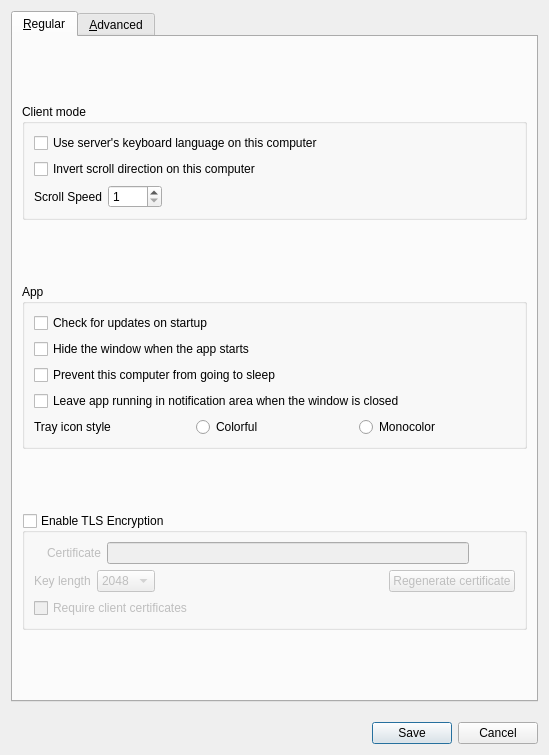
<?xml version="1.0" encoding="UTF-8"?>
<ui version="4.0">
 <class>SettingsDialog</class>
 <widget class="QDialog" name="SettingsDialog">
  <property name="geometry">
   <rect>
    <x>0</x>
    <y>0</y>
    <width>549</width>
    <height>755</height>
   </rect>
  </property>
  <property name="windowTitle">
   <string>Preferences</string>
  </property>
  <property name="modal">
   <bool>true</bool>
  </property>
  <layout class="QVBoxLayout" name="_13">
   <property name="spacing">
    <number>20</number>
   </property>
   <item>
    <widget class="QTabWidget" name="tabWidget">
     <widget class="QWidget" name="tabRegular">
      <property name="sizePolicy">
       <sizepolicy hsizetype="Preferred" vsizetype="Fixed">
        <horstretch>0</horstretch>
        <verstretch>0</verstretch>
       </sizepolicy>
      </property>
      <attribute name="title">
       <string>&amp;Regular</string>
      </attribute>
      <layout class="QVBoxLayout" name="verticalLayout_3">
       <item>
        <widget class="QGroupBox" name="groupClientOptions">
         <property name="sizePolicy">
          <sizepolicy hsizetype="Preferred" vsizetype="Maximum">
           <horstretch>0</horstretch>
           <verstretch>0</verstretch>
          </sizepolicy>
         </property>
         <property name="title">
          <string>Client mode</string>
         </property>
         <layout class="QVBoxLayout" name="verticalLayout">
          <item>
           <widget class="QCheckBox" name="cbLanguageSync">
            <property name="text">
             <string>Use server's keyboard language on this computer</string>
            </property>
           </widget>
          </item>
          <item>
           <widget class="QCheckBox" name="cbScrollDirection">
            <property name="text">
             <string>Invert scroll direction on this computer</string>
            </property>
           </widget>
          </item>
          <item>
           <layout class="QFormLayout" name="formLayout">
            <item row="0" column="0">
             <widget class="QLabel" name="lblScrollSpeed">
              <property name="text">
               <string>Scroll Speed</string>
              </property>
             </widget>
            </item>
            <item row="0" column="1">
             <widget class="QSpinBox" name="sbScrollSpeed">
              <property name="sizePolicy">
               <sizepolicy hsizetype="Maximum" vsizetype="Fixed">
                <horstretch>0</horstretch>
                <verstretch>0</verstretch>
               </sizepolicy>
              </property>
              <property name="accelerated">
               <bool>true</bool>
              </property>
              <property name="minimum">
               <number>1</number>
              </property>
              <property name="maximum">
               <number>1000</number>
              </property>
             </widget>
            </item>
           </layout>
          </item>
         </layout>
        </widget>
       </item>
       <item>
        <widget class="QGroupBox" name="groupApp">
         <property name="sizePolicy">
          <sizepolicy hsizetype="Preferred" vsizetype="Maximum">
           <horstretch>0</horstretch>
           <verstretch>0</verstretch>
          </sizepolicy>
         </property>
         <property name="title">
          <string>App</string>
         </property>
         <layout class="QVBoxLayout" name="verticalLayout_2">
          <item>
           <widget class="QCheckBox" name="cbAutoUpdate">
            <property name="text">
             <string>Check for updates on startup</string>
            </property>
           </widget>
          </item>
          <item>
           <widget class="QCheckBox" name="cbAutoHide">
            <property name="text">
             <string>Hide the window when the app starts</string>
            </property>
           </widget>
          </item>
          <item>
           <widget class="QCheckBox" name="cbPreventSleep">
            <property name="text">
             <string>Prevent this computer from going to sleep</string>
            </property>
           </widget>
          </item>
          <item>
           <widget class="QCheckBox" name="cbCloseToTray">
            <property name="text">
             <string>Leave app running in notification area when the window is closed</string>
            </property>
           </widget>
          </item>
          <item>
           <layout class="QHBoxLayout" name="horizontalLayout_8">
            <item>
             <widget class="QLabel" name="lblTrayIconStyle">
              <property name="text">
               <string>Tray icon style</string>
              </property>
             </widget>
            </item>
            <item>
             <widget class="QRadioButton" name="rbIconColorful">
              <property name="text">
               <string>Colorful</string>
              </property>
             </widget>
            </item>
            <item>
             <widget class="QRadioButton" name="rbIconMono">
              <property name="text">
               <string>Monocolor</string>
              </property>
             </widget>
            </item>
           </layout>
          </item>
         </layout>
        </widget>
       </item>
       <item>
        <widget class="QGroupBox" name="groupSecurity">
         <property name="sizePolicy">
          <sizepolicy hsizetype="Preferred" vsizetype="Maximum">
           <horstretch>0</horstretch>
           <verstretch>0</verstretch>
          </sizepolicy>
         </property>
         <property name="title">
          <string>Enable TLS Encryption</string>
         </property>
         <property name="checkable">
          <bool>true</bool>
         </property>
         <property name="checked">
          <bool>false</bool>
         </property>
         <layout class="QVBoxLayout" name="_11">
          <item>
           <widget class="QWidget" name="widgetTlsCert" native="true">
            <layout class="QHBoxLayout" name="_12">
             <property name="leftMargin">
              <number>0</number>
             </property>
             <property name="topMargin">
              <number>0</number>
             </property>
             <property name="rightMargin">
              <number>0</number>
             </property>
             <property name="bottomMargin">
              <number>0</number>
             </property>
             <item>
              <widget class="QLabel" name="lblTlsCertInfo">
               <property name="text">
                <string notr="true"/>
               </property>
              </widget>
             </item>
             <item>
              <widget class="QLabel" name="lblTlsCert">
               <property name="sizePolicy">
                <sizepolicy hsizetype="Preferred" vsizetype="Fixed">
                 <horstretch>0</horstretch>
                 <verstretch>0</verstretch>
                </sizepolicy>
               </property>
               <property name="text">
                <string>Certificate</string>
               </property>
              </widget>
             </item>
             <item>
              <widget class="QLineEdit" name="lineTlsCertPath">
               <property name="minimumSize">
                <size>
                 <width>0</width>
                 <height>0</height>
                </size>
               </property>
              </widget>
             </item>
             <item>
              <widget class="QPushButton" name="btnTlsCertPath">
               <property name="cursor">
                <cursorShape>PointingHandCursor</cursorShape>
               </property>
               <property name="text">
                <string/>
               </property>
               <property name="icon">
                <iconset theme="QIcon::ThemeIcon::DocumentOpen"/>
               </property>
               <property name="flat">
                <bool>true</bool>
               </property>
              </widget>
             </item>
            </layout>
           </widget>
          </item>
          <item>
           <layout class="QHBoxLayout" name="horizontalLayout_5">
            <property name="topMargin">
             <number>0</number>
            </property>
            <item>
             <widget class="QLabel" name="lblTlsKeyLength">
              <property name="sizePolicy">
               <sizepolicy hsizetype="Preferred" vsizetype="Fixed">
                <horstretch>0</horstretch>
                <verstretch>0</verstretch>
               </sizepolicy>
              </property>
              <property name="text">
               <string>Key length</string>
              </property>
             </widget>
            </item>
            <item>
             <widget class="QComboBox" name="comboTlsKeyLength">
              <item>
               <property name="text">
                <string notr="true">2048</string>
               </property>
              </item>
              <item>
               <property name="text">
                <string notr="true">4096</string>
               </property>
              </item>
             </widget>
            </item>
            <item>
             <spacer name="horizontalSpacer_2">
              <property name="orientation">
               <enum>Qt::Orientation::Horizontal</enum>
              </property>
              <property name="sizeHint" stdset="0">
               <size>
                <width>40</width>
                <height>20</height>
               </size>
              </property>
             </spacer>
            </item>
            <item>
             <widget class="QPushButton" name="btnTlsRegenCert">
              <property name="text">
               <string>Regenerate certificate</string>
              </property>
              <property name="icon">
               <iconset theme="QIcon::ThemeIcon::ViewRefresh"/>
              </property>
             </widget>
            </item>
           </layout>
          </item>
          <item>
           <widget class="QCheckBox" name="cbRequireClientCert">
            <property name="text">
             <string>Require client certificates</string>
            </property>
           </widget>
          </item>
          <item>
           <spacer name="verticalSpacer_2">
            <property name="orientation">
             <enum>Qt::Orientation::Vertical</enum>
            </property>
            <property name="sizeHint" stdset="0">
             <size>
              <width>20</width>
              <height>0</height>
             </size>
            </property>
           </spacer>
          </item>
         </layout>
        </widget>
       </item>
      </layout>
     </widget>
     <widget class="QWidget" name="tabAdvanced">
      <property name="sizePolicy">
       <sizepolicy hsizetype="Preferred" vsizetype="Fixed">
        <horstretch>0</horstretch>
        <verstretch>0</verstretch>
       </sizepolicy>
      </property>
      <attribute name="title">
       <string>&amp;Advanced</string>
      </attribute>
      <layout class="QVBoxLayout" name="verticalLayout_4">
       <item>
        <widget class="QGroupBox" name="groupNetworking">
         <property name="sizePolicy">
          <sizepolicy hsizetype="Preferred" vsizetype="Maximum">
           <horstretch>0</horstretch>
           <verstretch>0</verstretch>
          </sizepolicy>
         </property>
         <property name="title">
          <string>Networking</string>
         </property>
         <layout class="QHBoxLayout" name="horizontalLayout">
          <item>
           <widget class="QLabel" name="lblPort">
            <property name="sizePolicy">
             <sizepolicy hsizetype="Preferred" vsizetype="Fixed">
              <horstretch>0</horstretch>
              <verstretch>0</verstretch>
             </sizepolicy>
            </property>
            <property name="text">
             <string>Port</string>
            </property>
           </widget>
          </item>
          <item>
           <widget class="QSpinBox" name="sbPort">
            <property name="enabled">
             <bool>true</bool>
            </property>
            <property name="sizePolicy">
             <sizepolicy hsizetype="MinimumExpanding" vsizetype="Fixed">
              <horstretch>0</horstretch>
              <verstretch>0</verstretch>
             </sizepolicy>
            </property>
            <property name="maximum">
             <number>65535</number>
            </property>
            <property name="value">
             <number>24800</number>
            </property>
           </widget>
          </item>
          <item>
           <widget class="QLabel" name="lblNetworkIp">
            <property name="sizePolicy">
             <sizepolicy hsizetype="Preferred" vsizetype="Fixed">
              <horstretch>0</horstretch>
              <verstretch>0</verstretch>
             </sizepolicy>
            </property>
            <property name="text">
             <string>Network IP</string>
            </property>
           </widget>
          </item>
          <item>
           <widget class="QLineEdit" name="lineInterface">
            <property name="enabled">
             <bool>true</bool>
            </property>
           </widget>
          </item>
         </layout>
        </widget>
       </item>
       <item>
        <widget class="QGroupBox" name="groupLogs">
         <property name="sizePolicy">
          <sizepolicy hsizetype="Preferred" vsizetype="Maximum">
           <horstretch>0</horstretch>
           <verstretch>0</verstretch>
          </sizepolicy>
         </property>
         <property name="title">
          <string>Logs</string>
         </property>
         <layout class="QGridLayout" name="_3">
          <property name="verticalSpacing">
           <number>9</number>
          </property>
          <item row="3" column="2">
           <widget class="QLabel" name="lblLogLevel">
            <property name="sizePolicy">
             <sizepolicy hsizetype="Preferred" vsizetype="Fixed">
              <horstretch>0</horstretch>
              <verstretch>0</verstretch>
             </sizepolicy>
            </property>
            <property name="text">
             <string>Level</string>
            </property>
           </widget>
          </item>
          <item row="3" column="3">
           <widget class="QComboBox" name="comboLogLevel">
            <item>
             <property name="text">
              <string>Fatal</string>
             </property>
            </item>
            <item>
             <property name="text">
              <string>Error</string>
             </property>
            </item>
            <item>
             <property name="text">
              <string>Warning</string>
             </property>
            </item>
            <item>
             <property name="text">
              <string>Note</string>
             </property>
            </item>
            <item>
             <property name="text">
              <string>Info</string>
             </property>
            </item>
            <item>
             <property name="text">
              <string>Debug</string>
             </property>
            </item>
            <item>
             <property name="text">
              <string>Debug1</string>
             </property>
            </item>
            <item>
             <property name="text">
              <string>Debug2</string>
             </property>
            </item>
           </widget>
          </item>
          <item row="8" column="0" colspan="4">
           <widget class="QWidget" name="widgetLogFilename" native="true">
            <property name="sizePolicy">
             <sizepolicy hsizetype="Preferred" vsizetype="Maximum">
              <horstretch>0</horstretch>
              <verstretch>0</verstretch>
             </sizepolicy>
            </property>
            <layout class="QHBoxLayout" name="_4">
             <property name="spacing">
              <number>3</number>
             </property>
             <property name="leftMargin">
              <number>0</number>
             </property>
             <property name="topMargin">
              <number>0</number>
             </property>
             <property name="rightMargin">
              <number>0</number>
             </property>
             <property name="bottomMargin">
              <number>0</number>
             </property>
             <item>
              <widget class="QLabel" name="labelLogPath">
               <property name="sizePolicy">
                <sizepolicy hsizetype="Preferred" vsizetype="Fixed">
                 <horstretch>0</horstretch>
                 <verstretch>0</verstretch>
                </sizepolicy>
               </property>
               <property name="text">
                <string>Log path</string>
               </property>
              </widget>
             </item>
             <item>
              <spacer name="horizontalSpacer_7">
               <property name="orientation">
                <enum>Qt::Orientation::Horizontal</enum>
               </property>
               <property name="sizeType">
                <enum>QSizePolicy::Policy::Minimum</enum>
               </property>
               <property name="sizeHint" stdset="0">
                <size>
                 <width>20</width>
                 <height>20</height>
                </size>
               </property>
              </spacer>
             </item>
             <item>
              <widget class="QLineEdit" name="lineLogFilename">
               <property name="enabled">
                <bool>true</bool>
               </property>
               <property name="sizePolicy">
                <sizepolicy hsizetype="Expanding" vsizetype="Fixed">
                 <horstretch>0</horstretch>
                 <verstretch>0</verstretch>
                </sizepolicy>
               </property>
              </widget>
             </item>
             <item>
              <widget class="QPushButton" name="btnBrowseLog">
               <property name="enabled">
                <bool>true</bool>
               </property>
               <property name="cursor">
                <cursorShape>PointingHandCursor</cursorShape>
               </property>
               <property name="text">
                <string/>
               </property>
               <property name="icon">
                <iconset theme="QIcon::ThemeIcon::DocumentOpen"/>
               </property>
               <property name="flat">
                <bool>true</bool>
               </property>
              </widget>
             </item>
            </layout>
           </widget>
          </item>
          <item row="3" column="0">
           <widget class="QCheckBox" name="cbLogToFile">
            <property name="text">
             <string>Log to file</string>
            </property>
           </widget>
          </item>
          <item row="3" column="1">
           <spacer name="horizontalSpacer_5">
            <property name="orientation">
             <enum>Qt::Orientation::Horizontal</enum>
            </property>
            <property name="sizeHint" stdset="0">
             <size>
              <width>40</width>
              <height>20</height>
             </size>
            </property>
           </spacer>
          </item>
          <item row="9" column="0" colspan="4">
           <widget class="QLabel" name="lblDebugWarning">
            <property name="text">
             <string>Using a Debug log level may affect performance. Only use a Debug level if you are attempting to debug an issue or are gathering logs to submit with a bug report.</string>
            </property>
            <property name="wordWrap">
             <bool>true</bool>
            </property>
           </widget>
          </item>
          <item row="2" column="0" colspan="4">
           <widget class="QCheckBox" name="cbGuiDebug">
            <property name="text">
             <string>Enable GUI debug messages</string>
            </property>
           </widget>
          </item>
         </layout>
        </widget>
       </item>
       <item>
        <widget class="QGroupBox" name="groupState">
         <property name="sizePolicy">
          <sizepolicy hsizetype="Preferred" vsizetype="Maximum">
           <horstretch>0</horstretch>
           <verstretch>0</verstretch>
          </sizepolicy>
         </property>
         <property name="title">
          <string>State</string>
         </property>
         <layout class="QGridLayout" name="gridLayoutState">
          <item row="0" column="0">
           <widget class="QCheckBox" name="cbStateToFile">
            <property name="text">
             <string>Write state to file</string>
            </property>
           </widget>
          </item>
          <item row="0" column="1">
           <spacer name="horizontalSpacer_state">
            <property name="orientation">
             <enum>Qt::Orientation::Horizontal</enum>
            </property>
            <property name="sizeHint" stdset="0">
             <size>
              <width>40</width>
              <height>20</height>
             </size>
            </property>
           </spacer>
          </item>
          <item row="1" column="0" colspan="4">
           <widget class="QWidget" name="widgetStateFilename" native="true">
            <property name="sizePolicy">
             <sizepolicy hsizetype="Preferred" vsizetype="Maximum">
              <horstretch>0</horstretch>
              <verstretch>0</verstretch>
             </sizepolicy>
            </property>
            <layout class="QHBoxLayout" name="layoutStateFile">
             <property name="spacing">
              <number>3</number>
             </property>
             <property name="leftMargin">
              <number>0</number>
             </property>
             <property name="topMargin">
              <number>0</number>
             </property>
             <property name="rightMargin">
              <number>0</number>
             </property>
             <property name="bottomMargin">
              <number>0</number>
             </property>
             <item>
              <widget class="QLabel" name="labelStatePath">
               <property name="sizePolicy">
                <sizepolicy hsizetype="Preferred" vsizetype="Fixed">
                 <horstretch>0</horstretch>
                 <verstretch>0</verstretch>
                </sizepolicy>
               </property>
               <property name="text">
                <string>State file path</string>
               </property>
              </widget>
             </item>
             <item>
              <spacer name="horizontalSpacer_state_label">
               <property name="orientation">
                <enum>Qt::Orientation::Horizontal</enum>
               </property>
               <property name="sizeType">
                <enum>QSizePolicy::Policy::Minimum</enum>
               </property>
               <property name="sizeHint" stdset="0">
                <size>
                 <width>20</width>
                 <height>20</height>
                </size>
               </property>
              </spacer>
             </item>
             <item>
              <widget class="QLineEdit" name="lineStateFilename">
               <property name="enabled">
                <bool>true</bool>
               </property>
               <property name="sizePolicy">
                <sizepolicy hsizetype="Expanding" vsizetype="Fixed">
                 <horstretch>0</horstretch>
                 <verstretch>0</verstretch>
                </sizepolicy>
               </property>
              </widget>
             </item>
             <item>
              <widget class="QPushButton" name="btnBrowseState">
               <property name="enabled">
                <bool>true</bool>
               </property>
               <property name="cursor">
                <cursorShape>PointingHandCursor</cursorShape>
               </property>
               <property name="text">
                <string/>
               </property>
               <property name="icon">
                <iconset theme="QIcon::ThemeIcon::DocumentOpen"/>
               </property>
               <property name="flat">
                <bool>true</bool>
               </property>
              </widget>
             </item>
            </layout>
           </widget>
          </item>
          <item row="2" column="0" colspan="4">
           <widget class="QLabel" name="lblStateInfo">
            <property name="text">
             <string>The state file contains &quot;1&quot; when this instance is active (has control), otherwise &quot;0&quot;.</string>
            </property>
            <property name="wordWrap">
             <bool>true</bool>
            </property>
           </widget>
          </item>
         </layout>
        </widget>
       </item>
       <item>
        <widget class="QGroupBox" name="groupService">
         <property name="enabled">
          <bool>true</bool>
         </property>
         <property name="sizePolicy">
          <sizepolicy hsizetype="Preferred" vsizetype="Maximum">
           <horstretch>0</horstretch>
           <verstretch>0</verstretch>
          </sizepolicy>
         </property>
         <property name="title">
          <string>Use background service (daemon)</string>
         </property>
         <property name="checkable">
          <bool>true</bool>
         </property>
         <property name="checked">
          <bool>false</bool>
         </property>
         <layout class="QGridLayout" name="_6">
          <item row="1" column="0">
           <widget class="QCheckBox" name="cbElevateDaemon">
            <property name="text">
             <string>Always run as system (work at login screen and UAC)</string>
            </property>
            <property name="autoExclusive">
             <bool>false</bool>
            </property>
           </widget>
          </item>
         </layout>
        </widget>
       </item>
       <item>
        <widget class="QWidget" name="widgetLanguage" native="true">
         <property name="toolTip">
          <string>Force a language to be used for the GUI.</string>
         </property>
         <layout class="QHBoxLayout" name="horizontalLayout_3">
          <item>
           <widget class="QLabel" name="lblLanguage">
            <property name="sizePolicy">
             <sizepolicy hsizetype="Maximum" vsizetype="Preferred">
              <horstretch>0</horstretch>
              <verstretch>0</verstretch>
             </sizepolicy>
            </property>
            <property name="text">
             <string>Language</string>
            </property>
           </widget>
          </item>
          <item>
           <widget class="QComboBox" name="comboLanguage"/>
          </item>
         </layout>
        </widget>
       </item>
       <item>
        <widget class="QWidget" name="widgetWlClipboard" native="true">
         <property name="sizePolicy">
          <sizepolicy hsizetype="Preferred" vsizetype="Preferred">
           <horstretch>0</horstretch>
           <verstretch>0</verstretch>
          </sizepolicy>
         </property>
         <layout class="QVBoxLayout" name="verticalLayout_5">
          <item>
           <widget class="QCheckBox" name="cbUseWlClipboard">
            <property name="text">
             <string>Enable wl-clipboard support</string>
            </property>
           </widget>
          </item>
          <item>
           <widget class="QLabel" name="lblWlClipboard">
            <property name="text">
             <string>&lt;html&gt;&lt;head/&gt;&lt;body&gt;&lt;p&gt;Requires the wl-clipboard package&lt;/p&gt;&lt;p&gt;When using wl-clipboard v2.2.1, there is a focus stealing bug that may make Deskflow harder to use. This has been fixed when using the wl-clipboard master branch, unless your Compositor lacks wlroots-data-control protocol support.&lt;/p&gt;&lt;/body&gt;&lt;/html&gt;</string>
            </property>
            <property name="wordWrap">
             <bool>true</bool>
            </property>
           </widget>
          </item>
         </layout>
        </widget>
       </item>
       <item>
        <spacer name="verticalSpacer">
         <property name="orientation">
          <enum>Qt::Orientation::Vertical</enum>
         </property>
         <property name="sizeHint" stdset="0">
          <size>
           <width>20</width>
           <height>0</height>
          </size>
         </property>
        </spacer>
       </item>
      </layout>
     </widget>
    </widget>
   </item>
   <item>
    <widget class="QDialogButtonBox" name="buttonBox">
     <property name="orientation">
      <enum>Qt::Orientation::Horizontal</enum>
     </property>
     <property name="standardButtons">
      <set>QDialogButtonBox::StandardButton::Cancel|QDialogButtonBox::StandardButton::Save</set>
     </property>
    </widget>
   </item>
  </layout>
 </widget>
 <tabstops>
  <tabstop>cbLanguageSync</tabstop>
  <tabstop>cbScrollDirection</tabstop>
  <tabstop>cbAutoUpdate</tabstop>
  <tabstop>cbCloseToTray</tabstop>
  <tabstop>rbIconColorful</tabstop>
  <tabstop>rbIconMono</tabstop>
  <tabstop>groupSecurity</tabstop>
  <tabstop>lineTlsCertPath</tabstop>
  <tabstop>btnTlsCertPath</tabstop>
  <tabstop>comboTlsKeyLength</tabstop>
  <tabstop>btnTlsRegenCert</tabstop>
  <tabstop>cbRequireClientCert</tabstop>
  <tabstop>sbPort</tabstop>
  <tabstop>lineInterface</tabstop>
  <tabstop>cbLogToFile</tabstop>
  <tabstop>lineLogFilename</tabstop>
  <tabstop>btnBrowseLog</tabstop>
  <tabstop>cbStateToFile</tabstop>
  <tabstop>lineStateFilename</tabstop>
  <tabstop>btnBrowseState</tabstop>
 </tabstops>
 <resources/>
 <connections/>
</ui>
